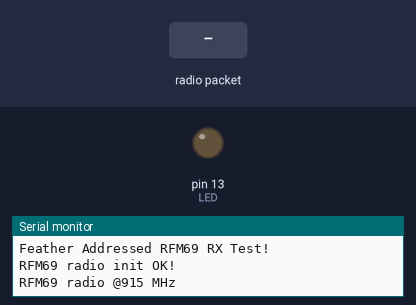
A sketch run on a simulated Arduino Uno, built with avr-gcc and run on an emulated ATmega328P. On the bench: output pins drawn as LEDs (lit = HIGH), the last lines printed to the serial monitor. Dashed ring = blinking. Inputs (shaded band) come from the test bench. No radio packets arrive unless stated; pins used as bus, display or sensor lines are not drawn.

Above: at 1.2 s.
1.3 s: radio packet "H" arrives
At 1.47 s:
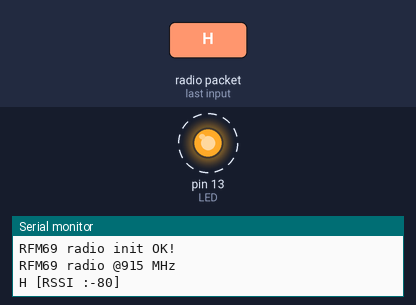
4.3 s: radio packet "1" arrives
At 5.2 s:
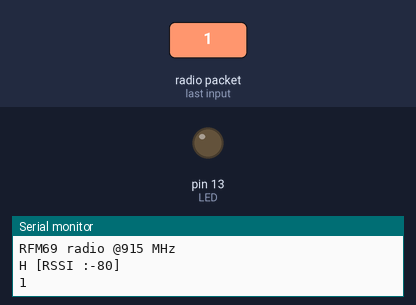
Timing chart, 0 to 7.3 s (numbered marks = the images above; inputs shaded):
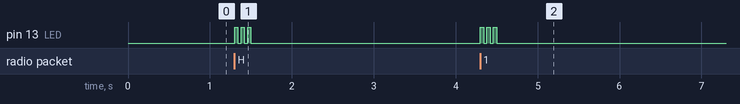

The sketch:

RadioReceiver.ino
```cpp
// (licence header left out)
#include <SPI.h>
#include <RH_RF69.h>
#include <RHReliableDatagram.h>

/************ Radio Setup ***************/

// Change to 434.0 or other frequency, must match RX's freq!
#define RF69_FREQ 915.0

// Who am i? (client address)
#define MY_ADDRESS   2

#define RFM69_CS    8
#define RFM69_INT   3
#define RFM69_RST   4
#define LED        13

// Singleton instance of the radio driver
RH_RF69 rf69(RFM69_CS, RFM69_INT);

// Class to manage message delivery and receipt, using the driver declared above
RHReliableDatagram rf69_manager(rf69, MY_ADDRESS);

void setup() {
  Serial.begin(115200);
  //while (!Serial) delay(1); // Wait for Serial Console (comment out line if no computer)

  pinMode(LED, OUTPUT);
  pinMode(RFM69_RST, OUTPUT);
  digitalWrite(RFM69_RST, LOW);

  Serial.println("Feather Addressed RFM69 RX Test!");
  Serial.println();

  // manual reset
  digitalWrite(RFM69_RST, HIGH);
  delay(10);
  digitalWrite(RFM69_RST, LOW);
  delay(10);

  if (!rf69_manager.init()) {
    Serial.println("RFM69 radio init failed");
    while (1);
  }

  Serial.println("RFM69 radio init OK!");
  // Defaults after init are 434.0MHz, modulation GFSK_Rb250Fd250, +13dbM (for low power module)
  // No encryption
  if (!rf69.setFrequency(RF69_FREQ)) {
    Serial.println("setFrequency failed");
  }

  // If you are using a high power RF69 eg RFM69HW, you *must* set a Tx power with the
  // ishighpowermodule flag set like this:
  rf69.setTxPower(20, true);  // range from 14-20 for power, 2nd arg must be true for 69HCW

  // The encryption key has to be the same as the one in the server
  uint8_t key[] = { 0x01, 0x02, 0x03, 0x04, 0x05, 0x06, 0x07, 0x08,
                    0x01, 0x02, 0x03, 0x04, 0x05, 0x06, 0x07, 0x08 };
  rf69.setEncryptionKey(key);

  Serial.print("RFM69 radio @");  Serial.print((int)RF69_FREQ);  Serial.println(" MHz");
}

// Dont put this on the stack:
uint8_t data[] = "ACK";
// Dont put this on the stack:
uint8_t buf[RH_RF69_MAX_MESSAGE_LEN];

void loop() {
  if (rf69_manager.available()) {
    // Wait for a message addressed to us from the client
    uint8_t len = sizeof(buf);
    uint8_t from;
    if (rf69_manager.recvfromAck(buf, &len, &from)) {
      buf[len] = 0; // zero out remaining string

      if(buf[0] == 'H')
      {
      // Serial.print("Got packet from #"); Serial.print(from);
        Serial.print((char*)buf);
        Serial.print(" [RSSI :");
        Serial.print(rf69.lastRssi());
        Serial.println("]");
      }
      else
      {
        Serial.println((char*)buf);
      }
      Blink(LED, 40, 3); // blink LED 3 times, 40ms between blinks

      // Send a reply back to the originator client
      if (!rf69_manager.sendtoWait(data, sizeof(data), from))
        Serial.println("Sending failed (no ack)");
    }
  }
}

void Blink(byte pin, byte delay_ms, byte loops) {
  while (loops--) {
    digitalWrite(pin, HIGH);
    delay(delay_ms);
    digitalWrite(pin, LOW);
    delay(delay_ms);
  }
}
```

Measured:
- after the input at 1.3 s, pin 13 (LED): alternates HIGH for 0.04 s and LOW for 0.04 s, 6 changes in all, then stays LOW, starting at once
- after the input at 4.3 s, pin 13 (LED): alternates HIGH for 0.04 s and LOW for 0.04 s, 6 changes in all, then stays LOW, starting at once
